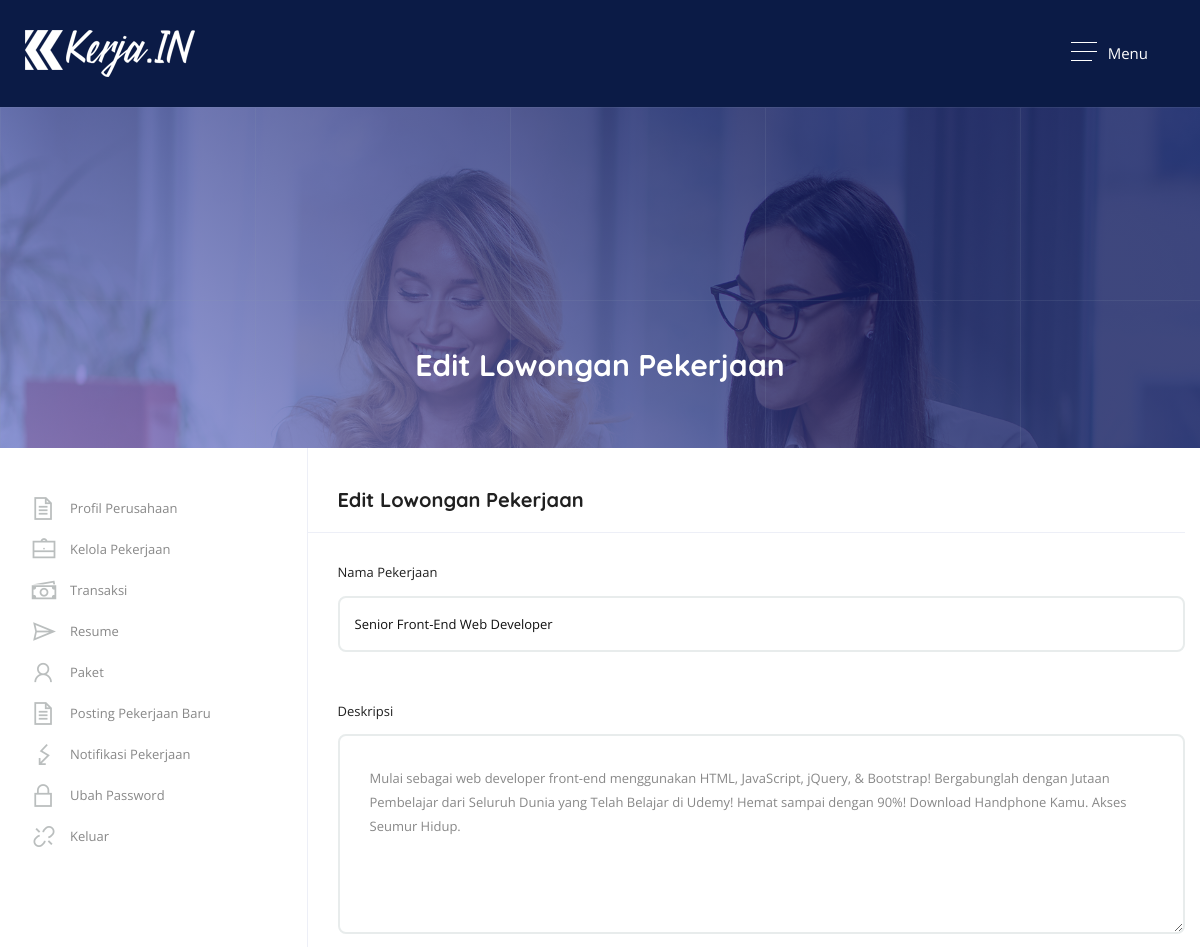
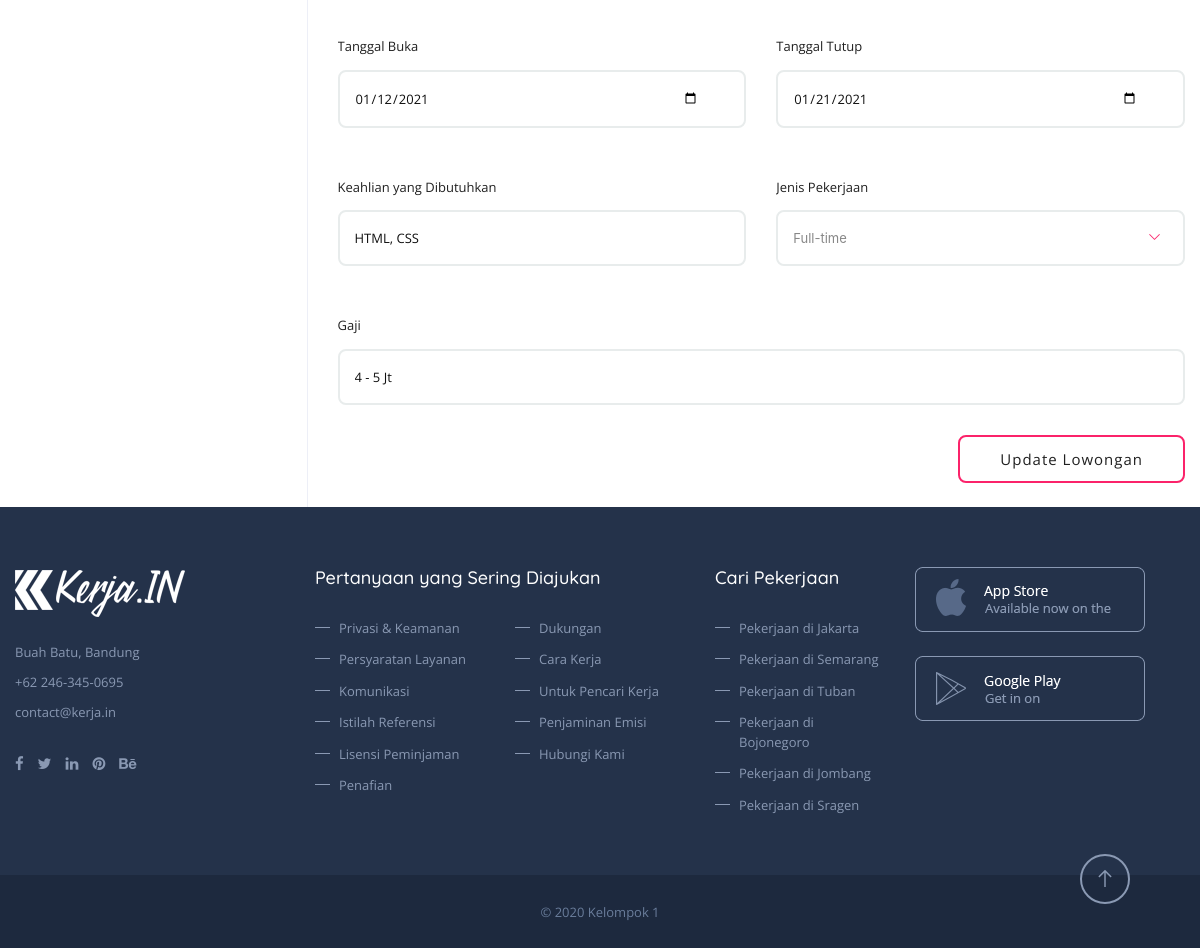
/perusahaan-postedit.php?id=2 (signed in), run on the app's committed database (2 pictures, top to bottom).
### tables this page shows
CREATE TABLE `tb_lowongan` (
  `id_lowongan` int(11) NOT NULL,
  `id_perusahaan` int(11) NOT NULL,
  `judul` varchar(100) NOT NULL,
  `deskripsi` text NOT NULL,
  `tanggal_buka` date NOT NULL,
  `tanggal_tutup` date NOT NULL,
  `keahlian` varchar(100) NOT NULL,
  `jenis_pekerjaan` varchar(100) NOT NULL,
  `gaji` varchar(100) NOT NULL
);

### perusahaan-postedit.php (the view, shortened to what this page needs)
<?php include 'php/head.php'; ?>
<?php
include 'php/koneksi.php';
$getid = $_GET['id'];
 $data = mysqli_query($koneksi,"SELECT * FROM tb_lowongan a, tb_perusahaan b, tb_user c where a.id_perusahaan = b.id_perusahaan and b.id_user = c.id and a.id_lowongan='$getid'");
while ($a=mysqli_fetch_array($data)) {
        ?>
<?php include 'php/perusahaan-header.php';?>
    <section class="overlape">
        <div class="block no-padding">
            <div data-velocity="-.1" style="background: url(images/resource/mslider1.jpg) repeat scroll 50% 422.28px transparent;" class="parallax scrolly-invisible no-parallax"></div>
            <div class="container fluid">
                <div class="row">
                    <div class="col-lg-12">
                        <div class="inner-header">
                            <h3>Edit Lowongan Pekerjaan</h3>
                        </div>
                    </div>
                </div>
            </div>
        </div>
    </section>
    <section>
        <div class="block no-padding">
            <div class="container">
                 <div class="row no-gape">
                    <aside class="col-lg-3 column border-right">
                        <div class="widget">
                            <div class="tree_widget-sec">
                                <ul>
                                    <li><a href="#" title=""><i class="la la-file-text"></i>Profil Perusahaan</a></li>
                                    <li><a href="perusahaan-dashboard.php" title=""><i class="la la-briefcase"></i>Kelola Pekerjaan</a></li>
                                    <li><a href="#" title=""><i class="la la-money"></i>Transaksi</a></li>
                                    <li><a href="perusahaan-resume.php" title=""><i class="la la-paper-plane"></i>Resume</a></li>
                                    <li><a href="#" title=""><i class="la la-user"></i>Paket</a></li>
                                    <li><a href="perusahaan-post.php" title=""><i class="la la-file-text"></i>Posting Pekerjaan Baru</a></li>
                                    <li><a href="#" title=""><i class="la la-flash"></i>Notifikasi Pekerjaan</a></li>
                                    <li><a href="#" title=""><i class="la la-lock"></i>Ubah Password</a></li>
                                    <li><a href="php/logout.php" title=""><i class="la la-unlink"></i>Keluar</a></li>
                                </ul>
                            </div>
                        </div>
                    </aside>
                    <div class="col-lg-9 column">
                        <div class="padding-left">
                            <div class="profile-title">
                                <h3>Edit Lowongan Pekerjaan</h3>
                            </div>
                            <div class="profile-form-edit">
                                <form method="post" action="php/perusahaan-updatelowongan.php">
                                    <div class="row">
                                        <div class="col-lg-12">
                                            <span class="pf-title">Nama Pekerjaan</span>
                                            <div class="pf-field">
                                                <input type="text" value="<?=$a['judul']?>" name="judul" />
                                            </div>
                                        </div>
                                        <div class="col-lg-12">
                                            <span class="pf-title">Deskripsi</span>
                                            <div class="pf-field">
                                                <textarea name="deskripsi"><?=$a['deskripsi']?></textarea>
                                            </div>
                                        </div>
                                        <div class="col-lg-6">
                                            <span class="pf-title">Tanggal Buka</span>
                                            <div class="pf-field">
                                                <input type="date" name="tanggal_buka" value="<?=$a['tanggal_buka']?>" />
                                            </div>
                                        </div>
                                        <div class="col-lg-6">
                                            <span class="pf-title">Tanggal Tutup</span>
                                            <div class="pf-field">
                                                <input type="date" name="tanggal_tutup" value="<?=$a['tanggal_tutup']?>" />
                                            </div>
                                        </div>
                                        <div class="col-lg-6">
                                            <span class="pf-title">Keahlian yang Dibutuhkan</span>
                                            <div class="pf-field">
                                                <input type="text" name="keahlian" value="<?=$a['keahlian']?>" />
                                            </div>
                                        </div>
                                        <div class="col-lg-6">
                                            <span class="pf-title">Jenis Pekerjaan</span>
                                            <div class="pf-field">
                                                <select data-placeholder="Jenis Pekerjaan" class="chosen" name="jenis_pekerjaan">
                                                    <option value="fulltime">Full-time</option>
                                                </select>
                                            </div>
                                        </div>
                                        <div class="col-lg-12">
                                            <span class="pf-title">Gaji</span>
                                            <div class="pf-field">
                                                <input type="text" value="<?=$a['gaji']?>" name="gaji" />
                                            </div>
                                        </div>
                                    </div>
                                    <div class="row mb-4">
                                        <div class="col-lg-12">
                                            <button type="submit">Update Lowongan</button>
                                        </div>
                                    </div>
                                </form>
                            </div>
                        </div>
                    </div>
                 </div>
            </div>
        </div>
    </section>
<?php } ?>
<?php include 'php/footer.php'; ?>

### php/perusahaan-header.php (shortened to what this page needs)
<body>
<div class="theme-layout" id="scrollup">
    <div class="responsive-header">
        <div class="responsive-menubar">
            <div class="res-logo"><a href="index.php" title=""><img src="images/resource/logo.png" alt="" /></a></div>
            <div class="menu-resaction">
                <div class="res-openmenu">
                    <img src="images/icon.png" alt="" /> Menu
                </div>
            </div>
        </div>
    </div>

### css/responsive.css (style rules this page uses)
@media (max-width:1200px) { .responsive-header { display: block; } }
@media (max-width:1200px) { .pf-title { float: left; width: 100%; overflow: hidden; white-space: nowrap; text-overflow: ellipsis; } }

### data on the page
tb_lowongan: judul "Senior Front-End Web Developer", deskripsi "Mulai sebagai web developer front-end menggunakan HTML, JavaScript, jQuery, & Bootstrap! Bergabunglah dengan Jutaan Pembelajar dari Seluruh Dunia yang Telah Belajar di Udemy! Hemat sampai dengan 90%! Download Handphone Kamu. Akses Seumur Hidup.", tanggal_buka "01/12/2021", tanggal_tutup "01/21/2021", keahlian "HTML, CSS", gaji "4 - 5 Jt"
